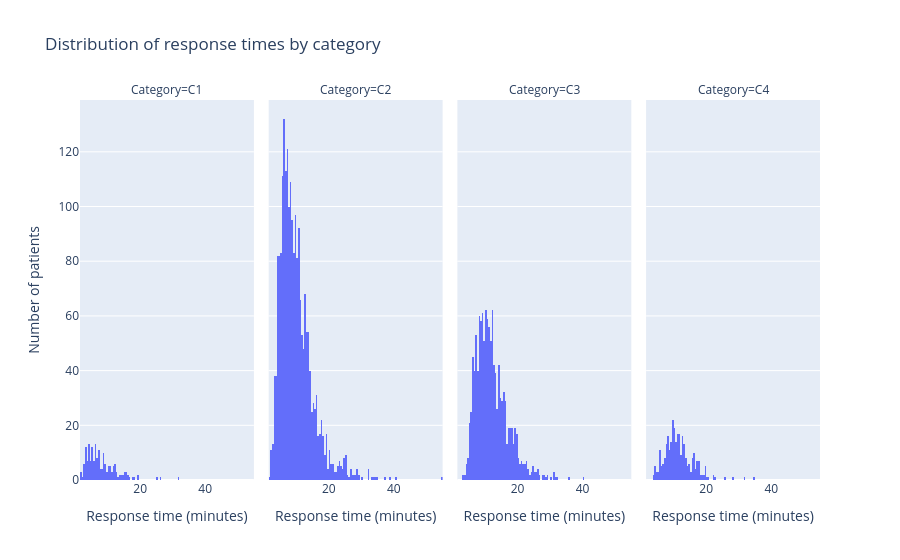

Here is the notebook cell this chart was saved with:
### Markdown cell above
### Example plot: distribution of response times by response category

This is an example taking results from a single model instance, and plotting distribution of response times observed during that run.

### Code cell
df = pd.DataFrame(
    {
        "response_time": [p.response_time for p in model.patients],
        "category": [p.category for p in model.patients],
    }
)

fig = px.histogram(
    df,
    x="response_time",
    facet_col="category",
    category_orders={"category": ["C1", "C2", "C3", "C4"]},
    labels={
        "response_time": "Response time (minutes)",
        "category": "Category",
    },
    title="Distribution of response times by category",
)

fig.layout.yaxis.title.text = "Number of patients"

fig.show()

### Figure 1 — Plotly figure (JSON) as saved in the notebook; plotly's stock layout.template omitted (floating-point values rounded to 4 significant figures; data arrays with more than 128 entries replaced by an {"elided": "..."} marker saying what was removed)
{"data": [{"bingroup": "x", "hovertemplate": "Category=C1<br>Response time (minutes)=%{x}<br>count=%{y}<extra></extra>", "legendgroup": "", "marker": {"color": "#636efa", "pattern": {"shape": ""}}, "name": "", "orientation": "v", "showlegend": false, "type": "histogram", "x": {"elided": "177 float values"}, "xaxis": "x", "yaxis": "y"}, {"bingroup": "x", "hovertemplate": "Category=C2<br>Response time (minutes)=%{x}<br>count=%{y}<extra></extra>", "legendgroup": "", "marker": {"color": "#636efa", "pattern": {"shape": ""}}, "name": "", "orientation": "v", "showlegend": false, "type": "histogram", "x": {"elided": "2177 float values"}, "xaxis": "x2", "yaxis": "y2"}, {"bingroup": "x", "hovertemplate": "Category=C3<br>Response time (minutes)=%{x}<br>count=%{y}<extra></extra>", "legendgroup": "", "marker": {"color": "#636efa", "pattern": {"shape": ""}}, "name": "", "orientation": "v", "showlegend": false, "type": "histogram", "x": {"elided": "1233 float values"}, "xaxis": "x3", "yaxis": "y3"}, {"bingroup": "x", "hovertemplate": "Category=C4<br>Response time (minutes)=%{x}<br>count=%{y}<extra></extra>", "legendgroup": "", "marker": {"color": "#636efa", "pattern": {"shape": ""}}, "name": "", "orientation": "v", "showlegend": false, "type": "histogram", "x": {"elided": "302 float values"}, "xaxis": "x4", "yaxis": "y4"}], "layout": {"annotations": [{"font": {}, "showarrow": false, "text": "Category=C1", "x": 0.1175, "xanchor": "center", "xref": "paper", "y": 1, "yanchor": "bottom", "yref": "paper"}, {"font": {}, "showarrow": false, "text": "Category=C2", "x": 0.3725, "xanchor": "center", "xref": "paper", "y": 1, "yanchor": "bottom", "yref": "paper"}, {"font": {}, "showarrow": false, "text": "Category=C3", "x": 0.6275, "xanchor": "center", "xref": "paper", "y": 1, "yanchor": "bottom", "yref": "paper"}, {"font": {}, "showarrow": false, "text": "Category=C4", "x": 0.8825, "xanchor": "center", "xref": "paper", "y": 1, "yanchor": "bottom", "yref": "paper"}], "barmode": "relative", "legend": {"tracegroupgap": 0}, "title": {"text": "Distribution of response times by category"}, "xaxis": {"anchor": "y", "domain": [0, 0.235], "title": {"text": "Response time (minutes)"}}, "xaxis2": {"anchor": "y2", "domain": [0.255, 0.49], "matches": "x", "title": {"text": "Response time (minutes)"}}, "xaxis3": {"anchor": "y3", "domain": [0.51, 0.745], "matches": "x", "title": {"text": "Response time (minutes)"}}, "xaxis4": {"anchor": "y4", "domain": [0.765, 1.0], "matches": "x", "title": {"text": "Response time (minutes)"}}, "yaxis": {"anchor": "x", "domain": [0, 1], "title": {"text": "Number of patients"}}, "yaxis2": {"anchor": "x2", "domain": [0, 1], "matches": "y", "showticklabels": false}, "yaxis3": {"anchor": "x3", "domain": [0, 1], "matches": "y", "showticklabels": false}, "yaxis4": {"anchor": "x4", "domain": [0, 1], "matches": "y", "showticklabels": false}}}
